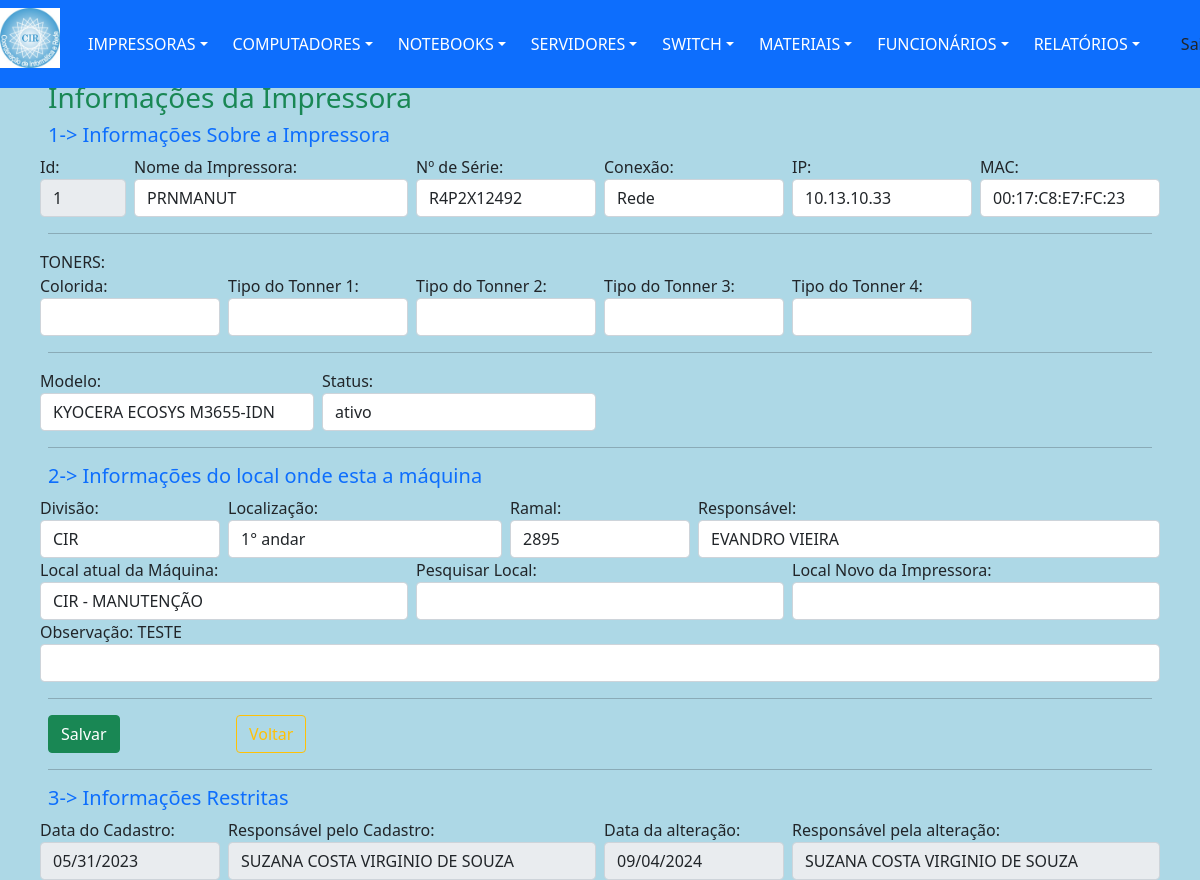
The app's page /views/impressoraAlterar.php?action=1&id=1 (signed in) with its own data.
### tables this page shows
CREATE TABLE `impressoras` (
  `idImpressora` int(11) NOT NULL,
  `nomeImpressora` varchar(20) DEFAULT NULL,
  `numSerie` varchar(50) DEFAULT NULL,
  `ipImpressora` varchar(15) DEFAULT NULL,
  `macImpressora` varchar(20) DEFAULT NULL,
  `tipoToner` int(11) DEFAULT NULL,
  `statusImpressora` varchar(7) DEFAULT NULL,
  `conexaoImp` varchar(5) DEFAULT 'Rede',
  `modeloImpressora` int(11) DEFAULT NULL,
  `dataCadastro` date DEFAULT NULL,
  `respCadastro` varchar(30) DEFAULT NULL,
  `dataAltCadastro` date DEFAULT NULL,
  `respAltCadastro` varchar(30) DEFAULT NULL,
  `obsImpressora` varchar(255) DEFAULT NULL,
  `idFuncionario` int(11) DEFAULT NULL,
  `idSetor` int(11) DEFAULT NULL
);

CREATE TABLE `modeloImpressora` (
  `idModelo` int(11) NOT NULL,
  `statusModelo` varchar(8) DEFAULT NULL,
  `modeloImpressora` varchar(250) DEFAULT NULL
);

CREATE TABLE `setor` (
  `idSetor` int(11) NOT NULL,
  `idDivisao` int(11) DEFAULT NULL,
  `localizacao` varchar(10) DEFAULT NULL,
  `ramal` varchar(4) DEFAULT NULL,
  `respSetor` varchar(30) DEFAULT NULL,
  `nomeLocal` varchar(150) DEFAULT NULL
);

CREATE TABLE `divisao` (
  `idDivisao` int(11) NOT NULL,
  `divisao` varchar(10) DEFAULT NULL
);

### views/impressoraAlterar.php (the view, shortened to what the rows shown need)
<?php
include "../template/menuPrincipal.php";
require_once '../controllers/impressoraBuscar.php';
?>
        <nav class="navbar navbar-dark" >
            <div class="line col-md-12 p-5 position-absolute start-5 top-0 bottom-50 end-250">
                <form name="cadastro" id="cadastro" method="post" action="../controllers/impressoraUpdate.php">
                    <fieldset>
                        <div class="row">
                            <div class="col px-md-1 col-md-1">
                                <label for="inputSuccess" class="control-label">Id:</label>
                                <input type="text" class="form-control" value="<?= $idImpressora;
                                                                                $_SESSION['idImpressora'] = $idImpressora; ?>" disabled>
                            </div>
                            <div class="col px-md-1  col-md-3">
                                <label for="inputSuccess" class="control-label">Nome da Impressora:</label>
                                <input type="text" class="form-control" value="<?= $nomeImpressora;
                                                                                $_SESSION['antNomeImp'] = $nomeImpressora; ?>" name="nomeImpressora" id="nomeImpressora">
                            </div>
                            <div class="col px-md-1 col-md-2">
                                <label for="inputSuccess" class="control-label">Nº de Série: </label>
                                <input type="text" class="form-control" value="<?= $numSerie;
                                                                                $_SESSION['antNumSerie'] = $numSerie ?>" name="numSerie" id="numSerie">
                            </div>
                            <div class="col px-md-1 col-md-2">
                                <div class="custom-control custom-radio">
                                    <label for="inputSuccess" class="control-label">Conexão:</label>
                                    <select class="form-control" name="conexaoImp" id="conexaoImp" onchange="verifica(this.value)">
                                        <option value="<?php echo $conexaoImp; $_SESSION['antConexaoImp'] = $conexaoImp ?>"><?php echo $conexaoImp; ?></option>
                                    </select>
                                </div>
                            </div>
                            <div class="col px-md-1 col-md-2">
                                <label for="inputSuccess" class="control-label">IP: </label>
                                <input type="text" class="form-control" value="<?= $ipImpressora;
                                                                            $_SESSION['antNumIp'] = $ipImpressora ?>" id = "ipImpressora" name="ipImpressora" pattern="((^|\.)((25[0-5])|(2[0-4]\d)|(1\d\d)|([1-9]?\d))){4}$" placeholder="000.000.000.000" oninvalid="setCustomValidity('Endereco ip invalido!')" onchange="try{setCustomValidity('')}catch(e){}" disabled>
                            </div>
                            <div class="col px-md-1 col-md-2">
                                <label for="inputSuccess" class="control-label">MAC:</label>
                                <input type="text" class="form-control" value="<?= $macImpressora;
                                                                                $_SESSION['antNumMac'] = $macImpressora ?>" name="numMac" id="numMac" maxlength="17" OnKeyPress="formatar('##:##:##:##:##:##', this)" pattern="([a-fA-F0-9]{2}[:]){5}([a-fA-F0-9]{2})$" oninvalid="setCustomValidity('Numero Mac inválido!')" onchange="try{setCustomValidity('')}catch(e){}">
                            </div>
                        </div>
                                <?php
                                    $nomeTabela = "material";
                                    $tipoOpcao = "idMaterial";
                                ?>
                                    <?php
                                        include_once "../dao/DAO-controleCir.php";
                                                ?>
                                    <?php
                                        include_once "../dao/DAO-controleCir.php";
                                                ?>
                                    <?php
                                        include_once "../dao/DAO-controleCir.php";
                                                ?>
                                    <?php
                                        include_once "../dao/DAO-controleCir.php";
                                                ?>
                        <div class="row">
                            <div class="col px-md-1 col-md-3">
                                <label for="inputSuccess" class="control-label">Modelo: </label>
                                <select class="form-control" id="modelo" name="modelo">
                                    <option value="<?php echo $idModelo;
                                                    $_SESSION['antModelImp'] = $idModelo; ?>"> <?php echo $modeloImpressora; ?></option>
                                    <?php
                                    include_once "../dao/DAO-controleCir.php";
                                    $nomeTabela = "modeloImpressora";
                                    $tipoOpcao = "statusModelo";
                                    $valorOpcao = "ativo";
                                    ?>
                                </select>
                            </div>
                            <div class="col px-md-1 col-md-3">
                                <div class="custom-control custom-radio">
                                    <label for="inputSuccess" class="control-label">Status:</label>
                                    <select class="form-control" id="status" name="status">
                                        <option value="<?php echo $statusImpressora; $_SESSION['antStatusImp'] = $statusImpressora ?>"><?php echo $statusImpressora; ?></option>
                                    </select>
                                </div>
                            </div>
                        </div>
                        <div class="row">
                            <div class="col px-md-1 col-md-2">
                                <label for="inputSuccess" class="control-label">Divisão:</label>
                                <select class="form-control" id="divisao" name="divisao">
                                    <option value="<?php echo $idDivisao1;
                                                    $_SESSION['antDivisao'] = $idDivisao1; ?>"> <?php echo $divisao1; ?></option>
                                    <?php
                                            include_once "../dao/DAO-controleCir.php";
                                            ?>
                                </select>
                            </div>
                            <div class="col px-md-1 col-md-3">
                                <label for="inputSuccess" class="control-label">Localização:</label>
                                <select class="form-control" id="local" name="local">
                                    <option><?= $localizacao1;
                                            $_SESSION['antLocalizacao'] = $localizacao1 ?></option>
                                </select>
                            </div>
                            <div class="col px-md-1 col-md-2">
                                <label for="inputSuccess" class="control-label">Ramal: </label>
                                <input type="text" class="form-control" value="<?= $ramal1;
                                                                                $_SESSION['antRamal'] = $ramal1 ?>" name="ramal" pattern="[0-9]{4}+$" oninvalid="setCustomValidity('Somente Numeros!')" onchange="try{setCustomValidity('')}catch(e){}" placeholder="0000" maxlength="4">
                            </div>
                            <div class="col px-md-1 col-md-5">
                                <label for="inputSuccess" class="control-label">Responsável: </label>
                                <input type="text" class="form-control" value="<?= $respSetComp1;
                                                                                $_SESSION['antRespSetComp'] = $respSetComp1 ?>" name="respSetComp">
                            </div>
                        </div>
                        <div class="row">
                             <div class="col px-md-1 col-md-4">
                                <label for="inputSuccess" class="control-label">Local atual da Máquina: </label>
                                <input type="text" class="form-control" value="<?= $nomeLocal1;
                                                                                $_SESSION['antNomeLocal'] = $nomeLocal1 ?>" />
                            </div>
                        </div>
                        <div class="row">
                            <div class="col px-md-1 col-md-12">
                                <label for="inputSuccess" class="control-label">Observação: <?= $obsImpressora;
                                                                                            $_SESSION['antObsImp'] = $obsImpressora ?></label>
                                <input type="text" class="form-control" name="ObsImp" required>
                            </div>
                        </div>
                        <div class="row">
                            <div class="col px-md-1 col-md-2">
                                <label for="inputSuccess" class="control-label">Data do Cadastro:</label>
                                <input type="date" class="form-control" value="<?= $dataCadastroA;
                                                                                $_SESSION['datacadastro'] = $dataCadastroA ?>" disabled>
                            </div>
                            <div class="col px-md-1 col-md-4">
                                <label for="inputSuccess" class="control-label">Responsável pelo Cadastro:</label>
                                <input type="text" class="form-control" value="<?= $respCadastro;
                                                                                $_SESSION['respCadastro'] = $respCadastro ?>" disabled>
                            </div>
                        </div>
                    </fieldset>
                </form>
            </div>
        </nav>
    </body>
</html>

### records on screen
impressoras: idImpressora "1", nomeImpressora "PRNMANUT", numSerie "R4P2X12492", conexaoImp "Rede", ipImpressora "10.13.10.33", numMac "00:17:C8:E7:FC:23", status "ativo", obsImpressora "TESTE", dataCadastro "05/31/2023", respCadastro "SUZANA COSTA VIRGINIO DE SOUZA"
modeloimpressora: modelo "KYOCERA ECOSYS M3655-IDN"
setor: divisao "CIR", local "1° andar", ramal "2895", respSetComp "EVANDRO VIEIRA", nomeLocal "CIR - MANUTENÇÃO"
